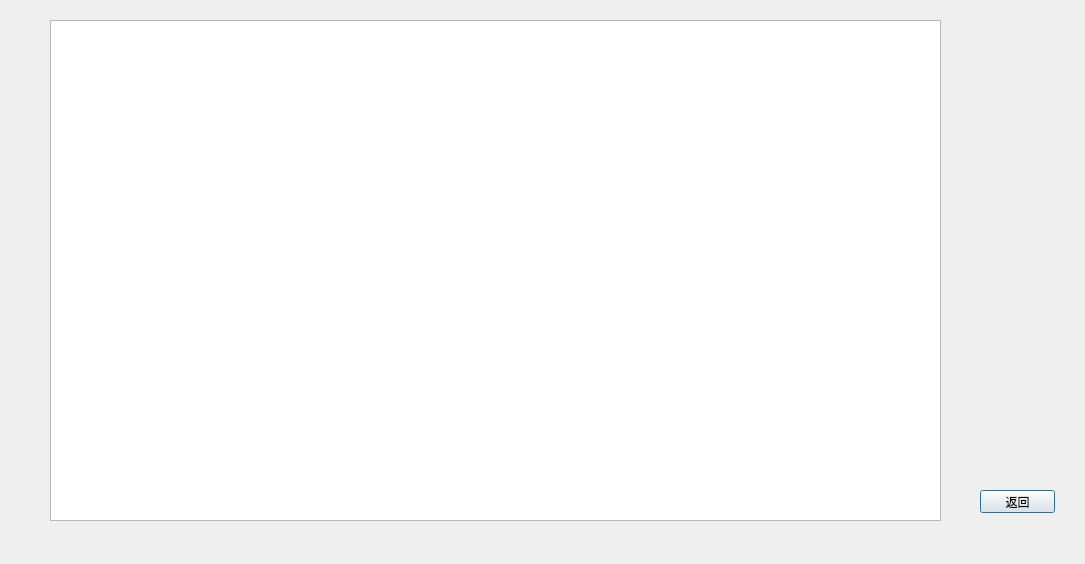
<?xml version="1.0" encoding="UTF-8"?>
<ui version="4.0">
 <class>ManagerUsedOrderDialog</class>
 <widget class="QDialog" name="ManagerUsedOrderDialog">
  <property name="geometry">
   <rect>
    <x>0</x>
    <y>0</y>
    <width>1085</width>
    <height>564</height>
   </rect>
  </property>
  <property name="windowTitle">
   <string>Dialog</string>
  </property>
  <widget class="QTableWidget" name="tableWidget">
   <property name="geometry">
    <rect>
     <x>50</x>
     <y>20</y>
     <width>891</width>
     <height>501</height>
    </rect>
   </property>
  </widget>
  <widget class="QPushButton" name="pushButton">
   <property name="geometry">
    <rect>
     <x>980</x>
     <y>490</y>
     <width>75</width>
     <height>23</height>
    </rect>
   </property>
   <property name="text">
    <string>返回</string>
   </property>
  </widget>
 </widget>
 <resources/>
 <connections/>
</ui>
